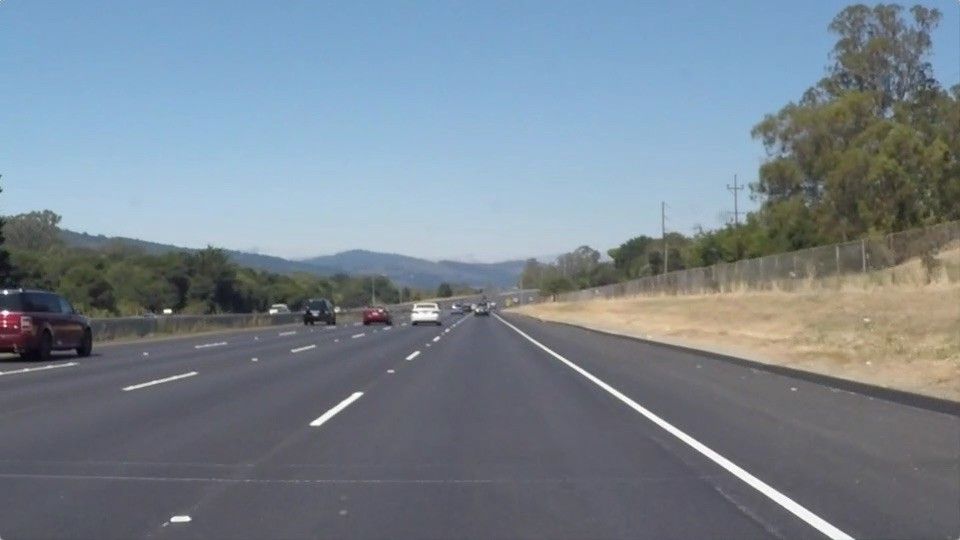
#> input picture hough/road.jpg, 960 x 540 px
$ python hough.py
#> lines starting #> are read from the running program, lines starting #| are printed output that depends on the picture; after the words box and inside, x2 and y2 are one past the last pixel; in counts of white or black regions, pixels touching at a corner belong together
### hough/utils.py
import numpy as np


def create_mask(H, W):
    # Generate mask for ROI (Region of Interest)
    mask = np.zeros((H, W))
    for i in range(H):
        for j in range(W):
            if i > (float(H) / W) * j and i > -(float(H) / W) * j + H:
                mask[i, j] = 1
                mask[H-3:H, :] = 0
    return mask


def create_line(rho, theta, img):
    xs = []
    ys = []
    # Transform a point in Hough space to a line in xy-space.
    a = - (np.cos(theta)/np.sin(theta)) # slope of the line
    b = (rho/np.sin(theta)) # y-intersect of
    for x in range(img.shape[1]):
        y = a * x + b
        if y > img.shape[0] * 0.6 and y < img.shape[0]:
            xs.append(x)
            ys.append(int(round(y)))

    return xs, ys

### hough/hough.py
# import other necessary libraries
import numpy as np
import matplotlib.pyplot as plt
from skimage.io import imread
from skimage.feature import canny
from skimage.color import rgb2gray
from utils import create_line, create_mask
from skimage.transform import hough_line, hough_line_peaks


# load the input image and convert to grayscale
im = imread('road.jpg').astype('float')
im = im / 255
image_gray = rgb2gray(im)
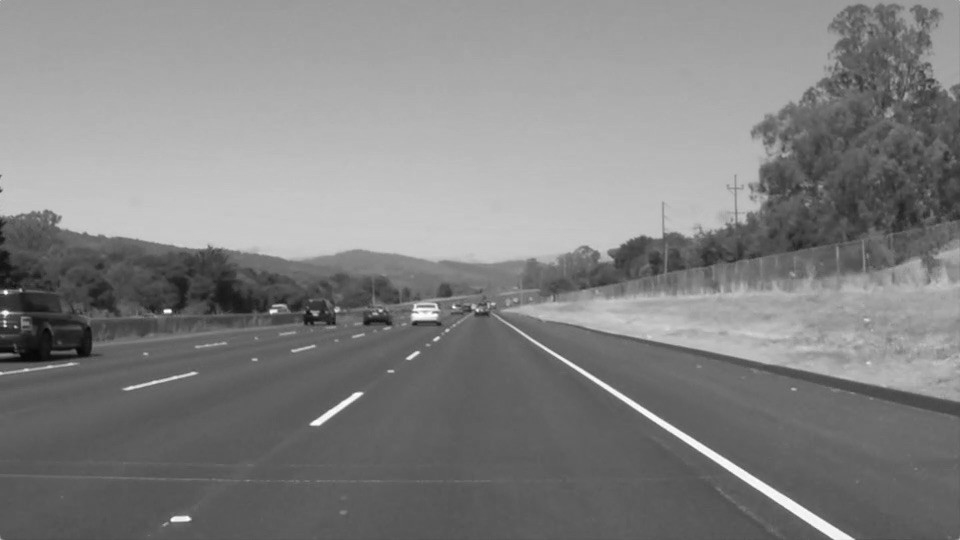
#> image_gray: shape (540, 960) float64; min 0.0195, max 1, mean 0.513

# run Canny edge detector to find edge points
edges = canny(image_gray)
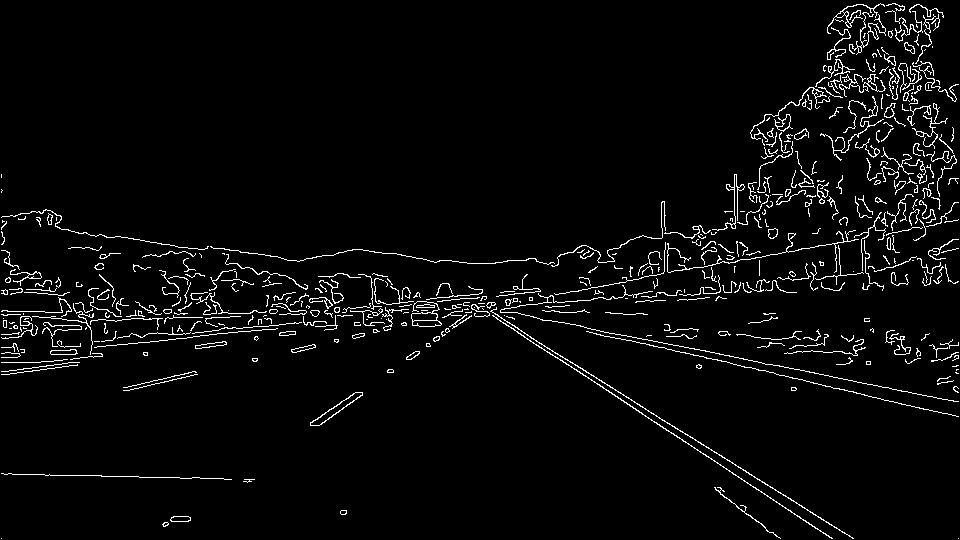
#> edges: shape (540, 960) bool; 3.7% white in thin lines or dots
plt.figure(figsize=(8, 6))
plt.imshow(edges, cmap='gray')
plt.axis('off')
plt.title('Edges')
plt.show()

# create a mask for ROI by calling create_mask
H, W = image_gray.shape
#> H = 540; W = 960
mask = create_mask(H, W)
#> after the loop in create_mask, `for i in range(H):`:
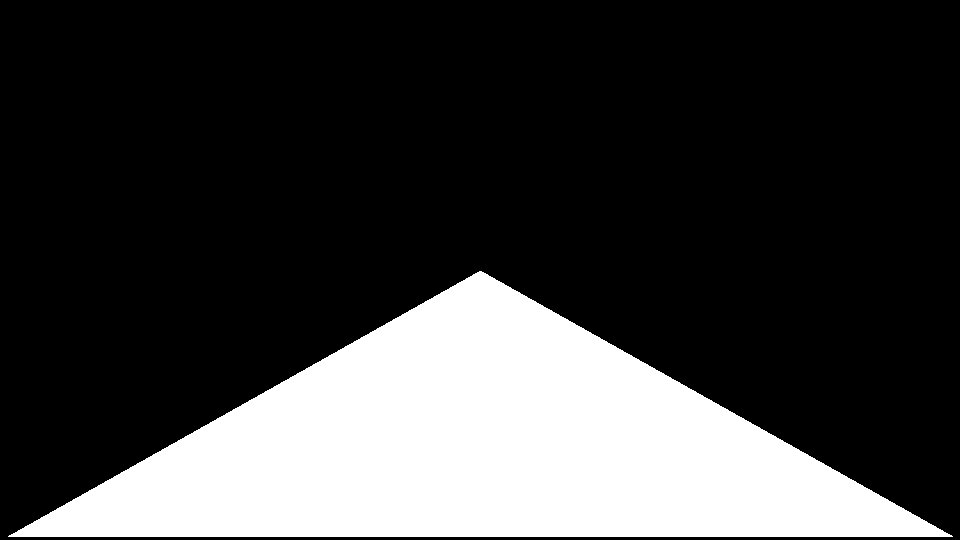
#> mask: shape (540, 960) float64; values 0 (black) and 1 (white), 24.4% white; 1 white region, box (x1, y1, x2, y2) and area: (8, 271, 953, 537) 126232
plt.figure(figsize=(8, 6))
plt.imshow(mask, cmap='gray')
plt.axis('off')
plt.title('Mask')
plt.show()

# extract edge points in ROI by multiplying edge map with the mask
masked_edges = edges * mask
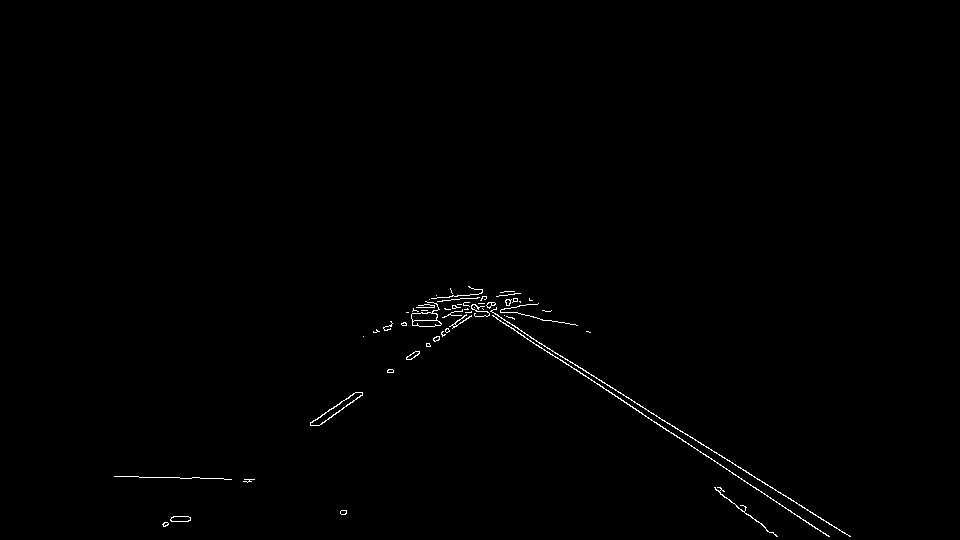
#> masked_edges: shape (540, 960) float64; values 0 (black) and 1 (white), 0.49% white in thin lines or dots, all inside (x1, y1, x2, y2) = (114, 286, 851, 537)
plt.figure(figsize=(8, 6))
plt.imshow(masked_edges, cmap='gray')
plt.axis('off')
plt.title('Edges in ROI')
plt.show()

# perform Hough transform
hough_space, angles, distances = hough_line(masked_edges)
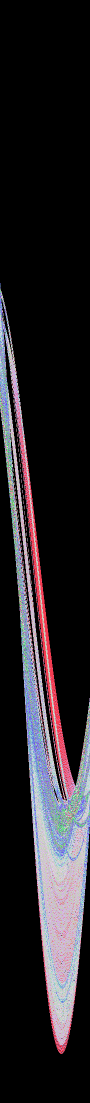
#> hough_space: shape (2205, 180) uint64 (shown at 1/2 size); 104 distinct labels, from 0 to 271; one colour per label, 0 black
#> angles = 180 values from -1.57 to 1.55; distances = 2205 values from -1102 to 1102

# find the right lane by finding the peak in hough space
accum, angles_peaks, dists_peaks = hough_line_peaks(hough_space, angles, distances)
#> accum = [271, 164]; angles_peaks = [-1.01, -0.977]; dists_peaks = [-4, 17]
rho_blue, theta_blue = dists_peaks[0], angles_peaks[0]
#> rho_blue = -4; theta_blue = -1.01
xs_blue, ys_blue = create_line(rho_blue, theta_blue, im)
#> in create_line, `a = - (np.cos(theta)/np.sin(theta))`: a = 0.625
#> in create_line, `b = (rho/np.sin(theta))`: b = 4.72
#> the loop in create_line, `for x in range(img.shape[1]):` made 960 passes
#> y on passes 1 to 3: 4.72, 5.34, 5.97
#> after the loop in create_line, `for x in range(img.shape[1]):`: xs = 346 values from 511 to 856; ys = 346 values from 324 to 540
#> xs_blue = 346 values from 511 to 856; ys_blue = 346 values from 324 to 540

# zero out the values in accumulator around the neighborhood of the peak
nms_radius = 100

# convert peak coordinates to accumulator array indices
peak_index = (np.argmin(np.abs(distances - rho_blue)), np.argmin(np.abs(angles - theta_blue)))
#> peak_index = (1098, 32)

# apply NMS: it iterates over a square neighborhood defined by nms_radius around the peak's coordinates in the Hough
# space. For each point in this neighborhood, it zeroes out the accumulator values. This is done to suppress the weaker
# lines near the strongest line to avoid detecting multiple, closely spaced lines as distinct lines.
for r_offset in range(-nms_radius, nms_radius + 1):
    for theta_offset in range(-nms_radius, nms_radius + 1):
        if 0 <= peak_index[0] + r_offset < hough_space.shape[0] and 0 <= peak_index[1] + theta_offset < hough_space.shape[1]:
            hough_space[peak_index[0] + r_offset, peak_index[1] + theta_offset] = 0
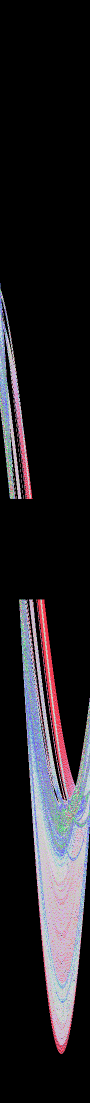
#> hough_space: shape (2205, 180) uint64 (shown at 1/2 size); 73 distinct labels, from 0 to 106; one colour per label, 0 black

# find the left lane by finding the peak in hough space
accum, angles_peaks, dists_peaks = hough_line_peaks(hough_space, angles, distances)
#> accum = [106, 100, 63, 60, 60, 56, 54, 54]; angles_peaks = [-1.55, 0.96, 1.43, -1.38, -1.4, -1.36, -1.31, -1.55]; dists_peaks = [-474, 525, 375, -209, -220, -199, -168, -303]
rho_orange, theta_orange = dists_peaks[1], angles_peaks[1]
#> rho_orange = 525; theta_orange = 0.96
xs_orange, ys_orange = create_line(rho_orange, theta_orange, im)
#> the loop in create_line (call 2), `for x in range(img.shape[1]):` made 960 passes
#> y on passes 1 to 3: 640.9, 640.2, 639.5
#> xs_orange = 308 values from 145 to 452; ys_orange = 308 values, max 539 at index 0, min 324 at index 307, mean 431.9

# plot the results
# Plotting the original image
plt.figure(figsize=(10, 7))
plt.imshow(image_gray, cmap='gray')
plt.axis('off')
plt.title('Detected Lanes')

# Plot the first lane (Blue lane)
plt.plot(xs_blue, ys_blue, '-b', label='Blue Lane')

# Plot the second lane (Orange lane)
plt.plot(xs_orange, ys_orange, color='orange', label='Orange Lane')
plt.show()
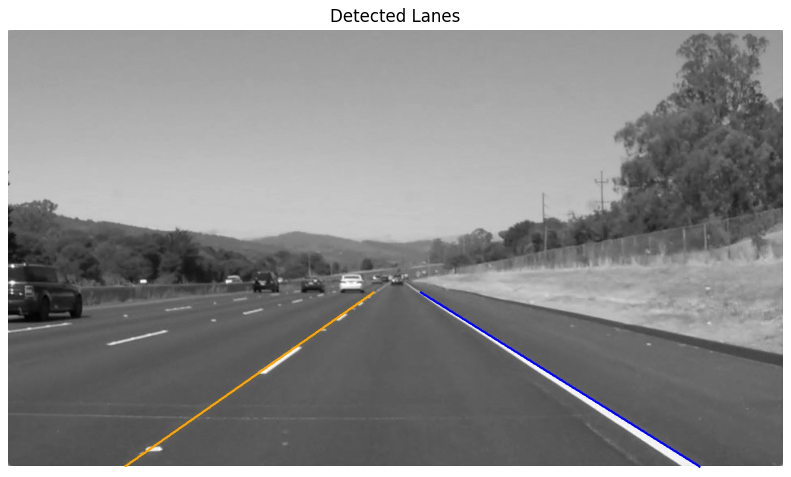
#> figure drawn by matplotlib, 1 panel
